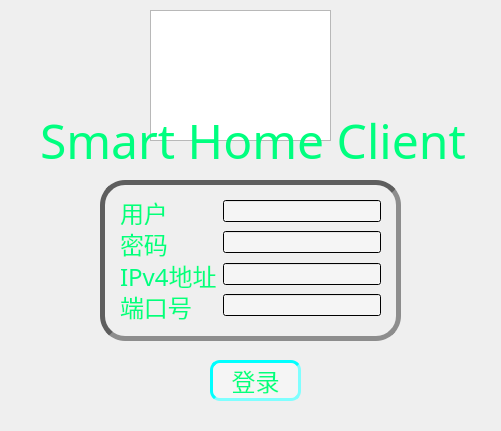
<?xml version="1.0" encoding="UTF-8"?>
<ui version="4.0">
 <class>LoginWindow</class>
 <widget class="QWidget" name="LoginWindow">
  <property name="geometry">
   <rect>
    <x>0</x>
    <y>0</y>
    <width>501</width>
    <height>431</height>
   </rect>
  </property>
  <property name="sizePolicy">
   <sizepolicy hsizetype="Fixed" vsizetype="Fixed">
    <horstretch>0</horstretch>
    <verstretch>0</verstretch>
   </sizepolicy>
  </property>
  <property name="minimumSize">
   <size>
    <width>501</width>
    <height>431</height>
   </size>
  </property>
  <property name="maximumSize">
   <size>
    <width>501</width>
    <height>431</height>
   </size>
  </property>
  <property name="windowTitle">
   <string>Form</string>
  </property>
  <property name="styleSheet">
   <string notr="true">#LoginWindow{
border-image: url(:/img/desktop.png);
}
</string>
  </property>
  <widget class="QTextBrowser" name="textBrowser">
   <property name="geometry">
    <rect>
     <x>150</x>
     <y>10</y>
     <width>181</width>
     <height>131</height>
    </rect>
   </property>
   <property name="styleSheet">
    <string notr="true">border-image: url(:/img/icons8_windows8_26px.png);
</string>
   </property>
  </widget>
  <widget class="QLabel" name="label">
   <property name="geometry">
    <rect>
     <x>40</x>
     <y>100</y>
     <width>431</width>
     <height>81</height>
    </rect>
   </property>
   <property name="font">
    <font>
     <family>Dutch801 XBd BT</family>
     <pointsize>36</pointsize>
    </font>
   </property>
   <property name="styleSheet">
    <string notr="true">color: rgb(0, 255, 127);</string>
   </property>
   <property name="text">
    <string>Smart Home Client</string>
   </property>
  </widget>
  <widget class="QPushButton" name="pushButton_Login">
   <property name="geometry">
    <rect>
     <x>210</x>
     <y>360</y>
     <width>91</width>
     <height>41</height>
    </rect>
   </property>
   <property name="font">
    <font>
     <family>华文行楷</family>
     <pointsize>18</pointsize>
    </font>
   </property>
   <property name="styleSheet">
    <string notr="true">background-color: qradialgradient(spread:pad, cx:0.5, cy:0.5, radius:0.5, fx:0.5, fy:0.506, stop:0 rgba(255, 255, 255, 100));
border-style: inset;
border-width: 3px;
border-radius: 10px;
border-color: rgb(0, 255, 255);
color: rgb(0, 255, 127);</string>
   </property>
   <property name="text">
    <string>登录</string>
   </property>
  </widget>
  <widget class="QWidget" name="Widget1" native="true">
   <property name="geometry">
    <rect>
     <x>100</x>
     <y>180</y>
     <width>301</width>
     <height>161</height>
    </rect>
   </property>
   <property name="sizePolicy">
    <sizepolicy hsizetype="Fixed" vsizetype="Fixed">
     <horstretch>0</horstretch>
     <verstretch>0</verstretch>
    </sizepolicy>
   </property>
   <property name="styleSheet">
    <string notr="true">#Widget1{
background-color: qradialgradient(spread:pad, cx:0.5, cy:0.5, radius:0.5, fx:0.5, fy:0.506, stop:0 rgba(255, 255, 255, 0));
border-style: inset;
border-width: 5px;
border-color: rgb(94, 94, 94);
border-radius: 25px;
}
</string>
   </property>
   <widget class="QWidget" name="layoutWidget">
    <property name="geometry">
     <rect>
      <x>20</x>
      <y>20</y>
      <width>261</width>
      <height>120</height>
     </rect>
    </property>
    <layout class="QFormLayout" name="formLayout">
     <item row="0" column="0">
      <widget class="QLabel" name="label_2">
       <property name="font">
        <font>
         <family>华文行楷</family>
         <pointsize>18</pointsize>
        </font>
       </property>
       <property name="styleSheet">
        <string notr="true">color: rgb(0, 255, 127);</string>
       </property>
       <property name="text">
        <string>用户</string>
       </property>
      </widget>
     </item>
     <item row="0" column="1">
      <widget class="QLineEdit" name="lineEdit_UserId">
       <property name="styleSheet">
        <string notr="true">background-color: qradialgradient(spread:pad, cx:0.5, cy:0.5, radius:0.5, fx:0.5, fy:0.506, stop:0 rgba(255, 255, 255, 100));
color: rgb(255, 255, 255);</string>
       </property>
      </widget>
     </item>
     <item row="1" column="0">
      <widget class="QLabel" name="label_3">
       <property name="font">
        <font>
         <family>华文行楷</family>
         <pointsize>18</pointsize>
        </font>
       </property>
       <property name="styleSheet">
        <string notr="true">color: rgb(0, 255, 127);</string>
       </property>
       <property name="text">
        <string>密码</string>
       </property>
      </widget>
     </item>
     <item row="1" column="1">
      <widget class="QLineEdit" name="lineEdit_UserPassword">
       <property name="styleSheet">
        <string notr="true">background-color: qradialgradient(spread:pad, cx:0.5, cy:0.5, radius:0.5, fx:0.5, fy:0.506, stop:0 rgba(255, 255, 255, 100));
color: rgb(255, 255, 255);</string>
       </property>
       <property name="echoMode">
        <enum>QLineEdit::Password</enum>
       </property>
      </widget>
     </item>
     <item row="2" column="0">
      <widget class="QLabel" name="label_4">
       <property name="font">
        <font>
         <family>华文行楷</family>
         <pointsize>18</pointsize>
        </font>
       </property>
       <property name="styleSheet">
        <string notr="true">color: rgb(0, 255, 127);</string>
       </property>
       <property name="text">
        <string>IPv4地址</string>
       </property>
      </widget>
     </item>
     <item row="2" column="1">
      <widget class="QLineEdit" name="lineEdit_IP">
       <property name="styleSheet">
        <string notr="true">background-color: qradialgradient(spread:pad, cx:0.5, cy:0.5, radius:0.5, fx:0.5, fy:0.506, stop:0 rgba(255, 255, 255, 100));
color: rgb(255, 255, 255);</string>
       </property>
      </widget>
     </item>
     <item row="3" column="0">
      <widget class="QLabel" name="label_5">
       <property name="font">
        <font>
         <family>华文行楷</family>
         <pointsize>18</pointsize>
        </font>
       </property>
       <property name="styleSheet">
        <string notr="true">color: rgb(0, 255, 127);</string>
       </property>
       <property name="text">
        <string>端口号</string>
       </property>
      </widget>
     </item>
     <item row="3" column="1">
      <widget class="QLineEdit" name="lineEdit_PortNum">
       <property name="styleSheet">
        <string notr="true">background-color: qradialgradient(spread:pad, cx:0.5, cy:0.5, radius:0.5, fx:0.5, fy:0.506, stop:0 rgba(255, 255, 255, 100));
color: rgb(255, 255, 255);</string>
       </property>
      </widget>
     </item>
    </layout>
   </widget>
  </widget>
 </widget>
 <resources/>
 <connections/>
</ui>
